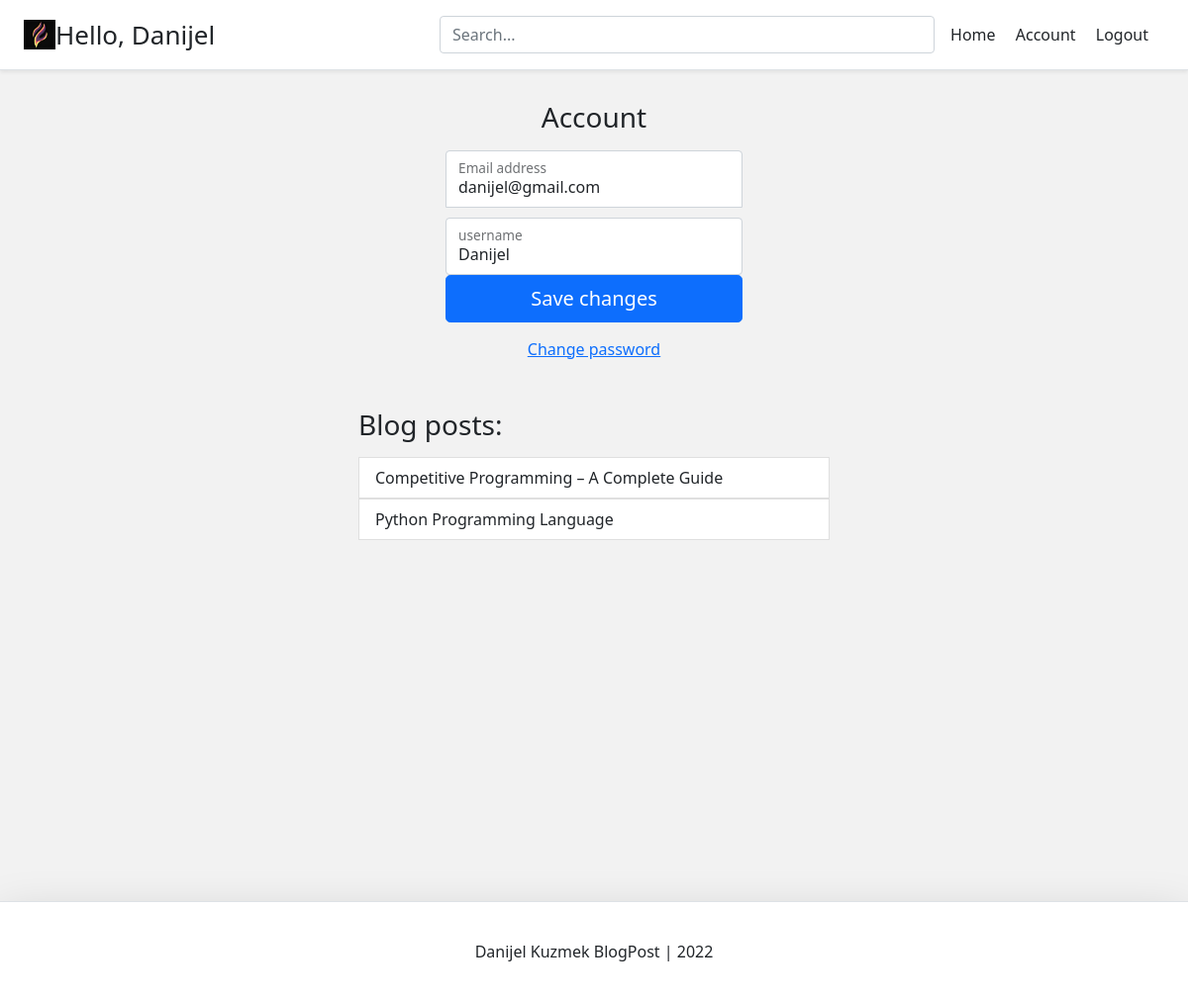
The app's page /account/ (signed in) with its own data.
### account/models.py (models this page shows, shortened)
class Account(AbstractBaseUser):
    email = models.EmailField(verbose_name="email", max_length= 60, unique=True)
    username = models.CharField(max_length=30, unique=True)
    date_joined	= models.DateTimeField(verbose_name='date joined', auto_now_add=True)
    last_login = models.DateTimeField(verbose_name='last login', auto_now=True)
    is_admin = models.BooleanField(default=False)
    is_active = models.BooleanField(default=True)
    is_staff = models.BooleanField(default=False)
    is_superuser = models.BooleanField(default=False)
    USERNAME_FIELD = 'email' #definira da ce za login biti potrebna email adresa
    REQUIRED_FIELDS = ['username'] #potreban polja prilikom registracije
    objects = MyAccountManager()

### blog/models.py (models this page shows)
class BlogPost(models.Model):
    title = models.CharField(max_length=50, null=False, blank=False)
    body = models.TextField(max_length=5000, null=False, blank=False)
    image = models.ImageField(upload_to=upload_location, null=False, blank=False)
    date_published = models.DateTimeField(auto_now_add=True, verbose_name="date published")
    date_updated = models.DateTimeField(auto_now=True, verbose_name="date updated")
    author = models.ForeignKey(settings.AUTH_USER_MODEL, on_delete=models.CASCADE)
    slug = models.SlugField(blank=True, unique=True)
    likes = models.ManyToManyField(settings.AUTH_USER_MODEL, blank=True, related_name='likes')
    dislikes = models.ManyToManyField(settings.AUTH_USER_MODEL, blank=True, related_name='dislikes')
    def __str__(self):
        return self.title

### account/views.py (the view)
# urls.py: path('account/', account_view, name="account"),
def account_view(request):
    if not request.user.is_authenticated:
        return redirect('login')
    context = {}
    if request.POST:
        form = AccountUpdateForm(request.POST, instance=request.user)
        if form.is_valid():
            form.initial = {
                "email": request.POST['email'],
                "username": request.POST['username'],
            }
            form.save()
            context['success_message'] = "Updated"
    else:
        form = AccountUpdateForm(
            initial={
                "email": request.user.email,
                "username": request.user.username,
            }
        )
    context['account_form'] = form
    blog_posts = BlogPost.objects.filter(author=request.user)
    context['blog_posts'] = blog_posts
    return render(request, 'account/account.html', context)

### account/forms.py (shortened to what this page needs)
class AccountUpdateForm(forms.ModelForm):
    class Meta:
        model = Account
        fields = ('email', 'username')

### account/templates/account/account.html (shortened to what this page needs)
{% extends 'base.html' %}
{% block content %}
<form class="form-signin" method="POST">{% csrf_token %}
    <h1 class="h3 mb-3 fw-normal ">Account</h1>
    <div class="form-floating">
      <input type="email" name="email" class="form-control" id="floatingInput" placeholder="name@example.com" value="{{account_form.initial.email}}">
      <label for="floatingInput">Email address</label>
    </div>
    <div class="form-floating">
      <input type="text" name="username" class="form-control" id="floatingUsername" placeholder="Username" value="{{account_form.initial.username}}">
      <label for="floatingUsername">username</label>
    </div>
    <button class="w-100 btn btn-lg btn-primary" type="submit">Save changes</button>
  </form>
  <div class="d-flex flex-column">
    <a class="m-auto" href="{% url 'password_change' %}">Change password</a>
</div>
<div class="container mt-4 p-4">
    <div class="row">
        <div class="blog-posts">
            <h3 class="mb-3 font-weight-normal">Blog posts:</h3>
            {% if blog_posts %}
                <ul class="list-group">
                {% for post in blog_posts %}
                <a href="{% url 'blog:detail' post.slug %}" style="text-decoration: none;"><li class="list-group-item">{{post}}</li></a>
                {% endfor %}
                </ul>
            {% else %}
                <p>You have no blog posts. Create a post <a href="{% url 'blog:create' %}">here</a>.</p>
            {% endif %}
        </div>
    </div>
</div>
{% endblock content %}

### templates/snippets/header.html (shortened to what this page needs)
{% load static %}
<div class="d-flex flex-column flex-md-row align-items-center p-2 px-md-4 mb-3 bg-white border-bottom shadow-sm">
    <a href="/" class="d-flex align-items-center text-dark text-decoration-none">
        <img src="{% static 'random.png' %}" alt="SocialWebsite" width="32" height="30">
        {% if request.user.is_authenticated %}
            <p class="m-auto" style="font-size: 26px">Hello, {{request.user.username}}</p>
        {% endif %}
    </a>
    <div class="search-bar me-3 py-2 ms-md-auto ">
        <form method="get">
            <input class="form-control"  type="text" name="q" id="id_q" placeholder="Search...">
        </form>
    </div>
    <nav class="my-2 my-md-0 mr-md-3">
        {% if request.user.is_authenticated %}
            <a class="me-3 py-2 text-dark text-decoration-none" href="{% url 'home' %}">Home</a>
            <a class="me-3 py-2 text-dark text-decoration-none" href="{% url 'account' %}">Account</a>
            <a class="me-3 py-2 text-dark text-decoration-none" href="{% url 'logout' %}">Logout</a>
        {% else %}
            <a class="me-3 py-2 text-dark text-decoration-none" href="{% url 'home' %}">Home</a>
            <a class="me-3 py-2 text-dark text-decoration-none" href="{% url 'login' %}">Login</a>
            <a class="btn btn-outline-primary" href="{% url 'register' %}">Register</a>
        {% endif %}
    </nav>
</div>

### templates/snippets/base_css.html (style rules this page uses)
body { background-color: #f2f2f2; }

### templates/snippets/header.html (style rules this page uses)
@media (min-width: 768px) { html { font-size: 16px; } }
.search-bar { max-width: 500px; width: 50%; }
form { width: 100%; }

### account/templates/account/account.html (style rules this page uses)
.form-signin { width: 100%; max-width: 330px; padding: 15px; margin: auto; }
.form-signin input[type="email"] { margin-bottom: 10px; border-bottom-right-radius: 0; border-bottom-left-radius: 0; }
.h3 { text-align: center; }
.blog-posts { max-width: 500px; width: 100%; margin: auto; }

### records on screen
Account: user.username "Danijel", email "danijel@gmail.com", username "Danijel"
BlogPost: title "Competitive Programming – A Complete Guide"
BlogPost: title "Python Programming Language"
